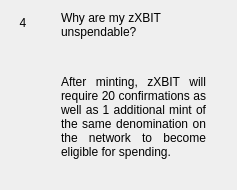
                  <widget class="QWidget" name="widgetFaq4" native="true">
                   <layout class="QHBoxLayout" name="horizontalPage_4" stretch="0,1">
                    <item alignment="Qt::AlignTop">
                     <widget class="QLabel" name="labelNumber4">
                      <property name="minimumSize">
                       <size>
                        <width>24</width>
                        <height>24</height>
                       </size>
                      </property>
                      <property name="maximumSize">
                       <size>
                        <width>16777215</width>
                        <height>24</height>
                       </size>
                      </property>
                      <property name="text">
                       <string>4</string>
                      </property>
                      <property name="alignment">
                       <set>Qt::AlignCenter</set>
                      </property>
                     </widget>
                    </item>
                    <item>
                     <layout class="QVBoxLayout" name="verticalLayoutPage_4">
                      <property name="leftMargin">
                       <number>20</number>
                      </property>
                      <property name="rightMargin">
                       <number>20</number>
                      </property>
                      <item>
                       <widget class="QLabel" name="labelSubtitle4">
                        <property name="text">
                         <string>Why are my zXBIT unspendable?</string>
                        </property>
                        <property name="wordWrap">
                         <bool>true</bool>
                        </property>
                       </widget>
                      </item>
                      <item>
                       <spacer name="verticalSpacer_40">
                        <property name="orientation">
                         <enum>Qt::Vertical</enum>
                        </property>
                        <property name="sizeType">
                         <enum>QSizePolicy::Fixed</enum>
                        </property>
                        <property name="sizeHint" stdset="0">
                         <size>
                          <width>20</width>
                          <height>30</height>
                         </size>
                        </property>
                       </spacer>
                      </item>
                      <item>
                       <widget class="QLabel" name="labelContent4">
                        <property name="text">
                         <string>
                           &lt;html&gt;&lt;head/&gt;&lt;body&gt;&lt;p align=&quot;justify&quot;&gt;
                           After minting, zXBIT will require 20 confirmations as well as 1
                           additional mint of the same denomination on the network to
                           become eligible for spending.
                           &lt;/p&gt;&lt;/body&gt;&lt;/html&gt;
                         </string>
                        </property>
                        <property name="alignment">
                         <set>Qt::AlignLeading|Qt::AlignLeft|Qt::AlignTop</set>
                        </property>
                        <property name="wordWrap">
                         <bool>true</bool>
                        </property>
                       </widget>
                      </item>
                      <item>
                       <spacer name="verticalSpacer_41">
                        <property name="orientation">
                         <enum>Qt::Vertical</enum>
                        </property>
                        <property name="sizeHint" stdset="0">
                         <size>
                          <width>20</width>
                          <height>20</height>
                         </size>
                        </property>
                       </spacer>
                      </item>
                     </layout>
                    </item>
                   </layout>
                  </widget>
